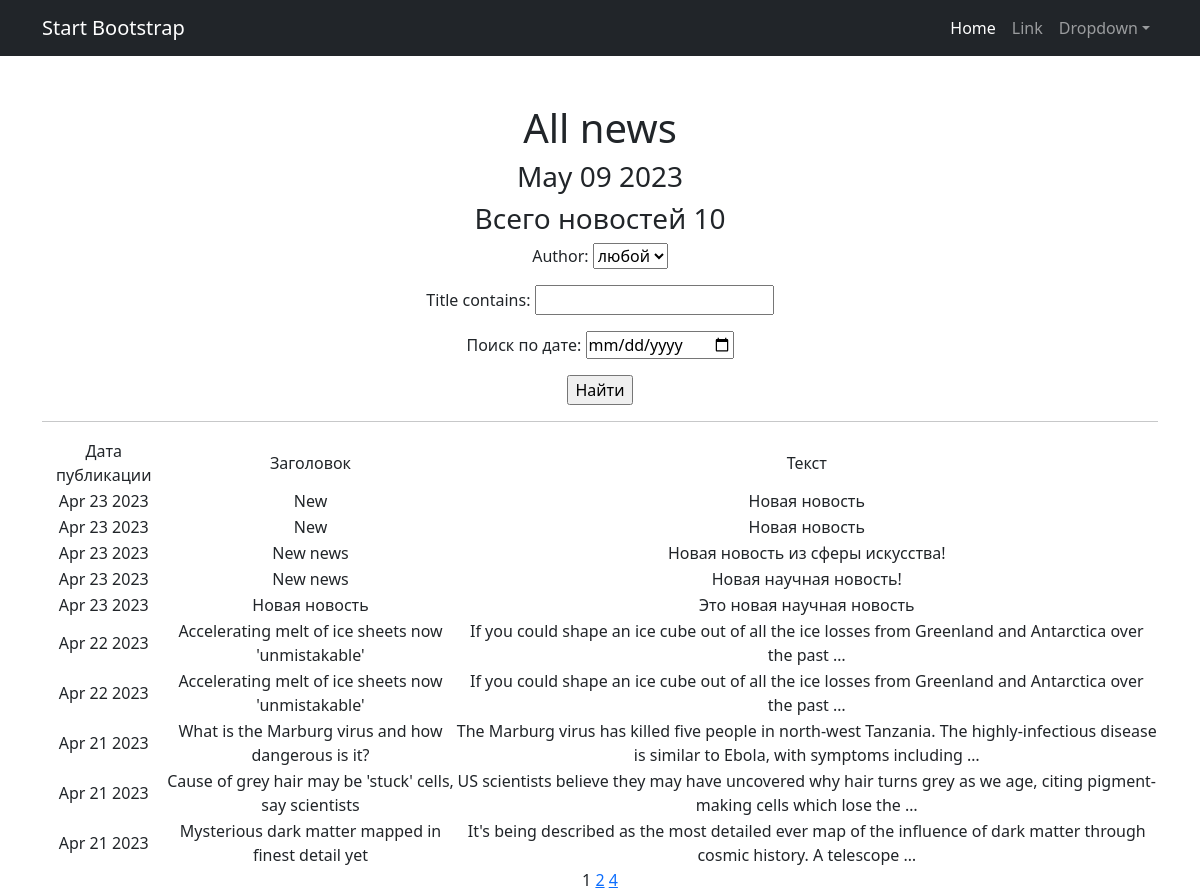
The page /news/ on the database as committed earlier.
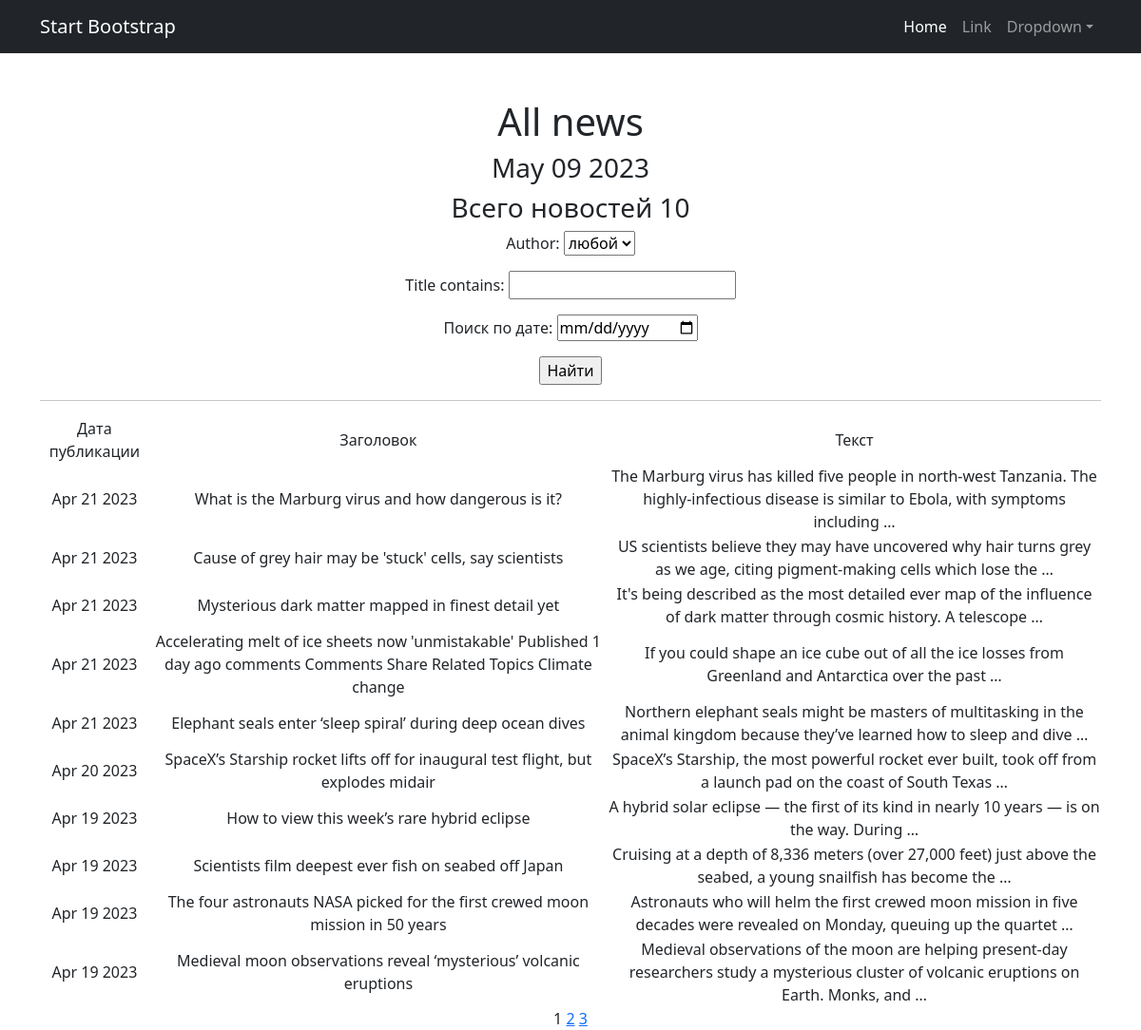
The same page on the database as committed later.
### news_portal/models.py (models this page shows, shortened)
class Post(models.Model):
    news = "NS"
    article = "AC"
    TYPE = [
        (news, 'News'),
        (article, 'Article')
    ]
    author = models.ForeignKey("Author", on_delete=models.CASCADE)
    type = models.CharField(max_length=2, choices=TYPE, default=news)
    post_time_in = models.DateTimeField(auto_now_add=True)
    category = models.ManyToManyField("Category", through="PostCategory")
    title = models.CharField(max_length=255)
    post_text = models.TextField()
    post_rating = models.FloatField(default=0.0)

### news_portal/views.py (the view)
# urls.py: path('', (NewsList.as_view()), name='news_list'),
class NewsList(ListView):
    model = Post
    ordering = '-post_time_in'
    template_name = 'news.html'
    context_object_name = 'news'
    paginate_by = 10
    def get_queryset(self):
        queryset = super().get_queryset()
        self.filterset = PostFilter(self.request.GET, queryset)
        return self.filterset.qs
    def get_context_data(self, **kwargs):
        context = super().get_context_data(**kwargs)
        context['filterset'] = self.filterset
        return context

### news_portal/models.py (called while the page is built)
    def __str__(self):
        return self.user.username

### news_portal/templatetags/news_filters.py (called while the page is built)
@register.filter()
def cenzor(value):
    mat = ['idiot', 'fizz', 'nasty', 'euro']
    word = ''
    text = value.split()
    for i in range(len(text)):
        for j in mat:
            if j in text[i].lower():
                for c in (text[i]):
                    word += '*' if c.isalpha() else c
                    text[i] = text[i][0] + word
    return ' '.join(text)

### news_portal/templatetags/news_tags.py (called while the page is built)
@register.simple_tag()
def current_time(format_string='%b %d %Y'):
   return datetime.utcnow().strftime(format_string)

@register.simple_tag(takes_context=True)
def url_replace(context, **kwargs):
   d = context['request'].GET.copy()
   for k, v in kwargs.items():
       d[k] = v
   return d.urlencode()

### templates/news.html (shortened to what this page needs)
{% extends 'flatpages/default.html' %}
{% load news_filters %}
{% load news_tags %}
{% block content %}
    <h1>All news</h1>
    <h3>{% current_time '%b %d %Y' %}</h3>
    <h3>Всего новостей {{ news | length }}</h3>
    <form action="" method="get">
        {{ filterset.form.as_p }}
        <input type="submit" value="Найти" />
    </form>
    <hr>
    {% if news %}
       <table>
           <tr>
               <td>Дата публикации</td>
               <td>Заголовок</td>
               <td>Текст</td>
           </tr>
           {% for post in news %}
           <tr>
               <td>{{ post.post_time_in | date:'M d Y' }}</td>
               <td>{{ post.title | cenzor }}</td>
               <td>{{ post.post_text | truncatewords:20 | cenzor }}</td>
           </tr>
           {% endfor %}
       </table>
   {% else %}
       <h2>Актульных новостей нет</h2>
   {% endif %}
   {{ page_obj.number }}
   {% if page_obj.has_next %}
       <a href="?{% url_replace page=page_obj.next_page_number %}">{{ page_obj.next_page_number }}</a>
       {% if paginator.num_pages != page_obj.next_page_number %}
           <a href="?{% url_replace page=page_obj.paginator.num_pages %}">{{ page_obj.paginator.num_pages }}</a>
       {% endif %}
   {% endif %}
{% endblock content %}

Rows that differ between the two databases and show on the page:
removed Post: post_time_in "Apr 23 2023", title|cenzor "New", post_text|cenzor "Новая новость"
removed Post: post_time_in "Apr 23 2023", title|cenzor "New", post_text|cenzor "Новая новость"
removed Post: post_time_in "Apr 23 2023", title|cenzor "New news", post_text|cenzor "Новая новость из сферы искусства!"
removed Post: post_time_in "Apr 23 2023", title|cenzor "New news", post_text|cenzor "Новая научная новость!"
removed Post: post_time_in "Apr 23 2023", title|cenzor "Новая новость", post_text|cenzor "Это новая научная новость"
removed Post: post_time_in "Apr 22 2023", title|cenzor "Accelerating melt of ice sheets now 'unmistakable'", post_text|cenzor "If you could shape an ice cube out of all the ice losses from Greenland and Antarctica over the past …"
removed Post: post_time_in "Apr 22 2023", title|cenzor "Accelerating melt of ice sheets now 'unmistakable'", post_text|cenzor "If you could shape an ice cube out of all the ice losses from Greenland and Antarctica over the past …"
now on this page (row unchanged): Post: post_time_in "Apr 21 2023", title|cenzor "Accelerating melt of ice sheets now 'unmistakable' Published 1 day ago comments Comments Share Related Topics Climate change", post_text|cenzor "If you could shape an ice cube out of all the ice losses from Greenland and Antarctica over the past …"
now on this page (row unchanged): Post: post_time_in "Apr 21 2023", title|cenzor "Elephant seals enter ‘sleep spiral’ during deep ocean dives", post_text|cenzor "Northern elephant seals might be masters of multitasking in the animal kingdom because they’ve learned how to sleep and dive …"
now on this page (row unchanged): Post: post_time_in "Apr 20 2023", title|cenzor "SpaceX’s Starship rocket lifts off for inaugural test flight, but explodes midair", post_text|cenzor "SpaceX’s Starship, the most powerful rocket ever built, took off from a launch pad on the coast of South Texas …"
now on this page (row unchanged): Post: post_time_in "Apr 19 2023", title|cenzor "How to view this week’s rare hybrid eclipse", post_text|cenzor "A hybrid solar eclipse — the first of its kind in nearly 10 years — is on the way. During …"
now on this page (row unchanged): Post: post_time_in "Apr 19 2023", title|cenzor "Scientists film deepest ever fish on seabed off Japan", post_text|cenzor "Cruising at a depth of 8,336 meters (over 27,000 feet) just above the seabed, a young snailfish has become the …"
now on this page (row unchanged): Post: post_time_in "Apr 19 2023", title|cenzor "The four astronauts NASA picked for the first crewed moon mission in 50 years", post_text|cenzor "Astronauts who will helm the first crewed moon mission in five decades were revealed on Monday, queuing up the quartet …"
now on this page (row unchanged): Post: post_time_in "Apr 19 2023", title|cenzor "Medieval moon observations reveal ‘mysterious’ volcanic eruptions", post_text|cenzor "Medieval observations of the moon are helping present-day researchers study a mysterious cluster of volcanic eruptions on Earth. Monks, and …"
Other text that changed with them:
{{ page_obj.paginator.num_pages }}: "4" → "3"
